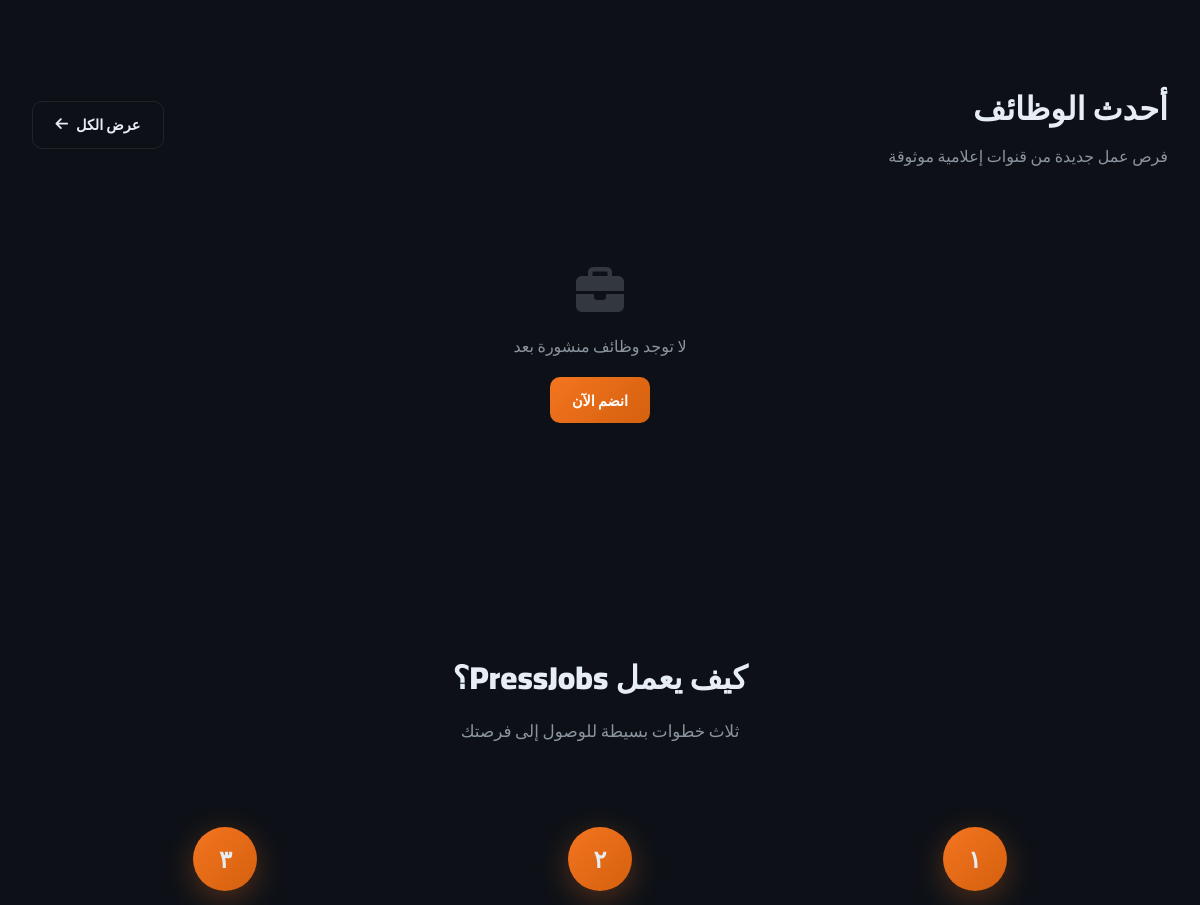
Before: / (middle part) with the older database file.
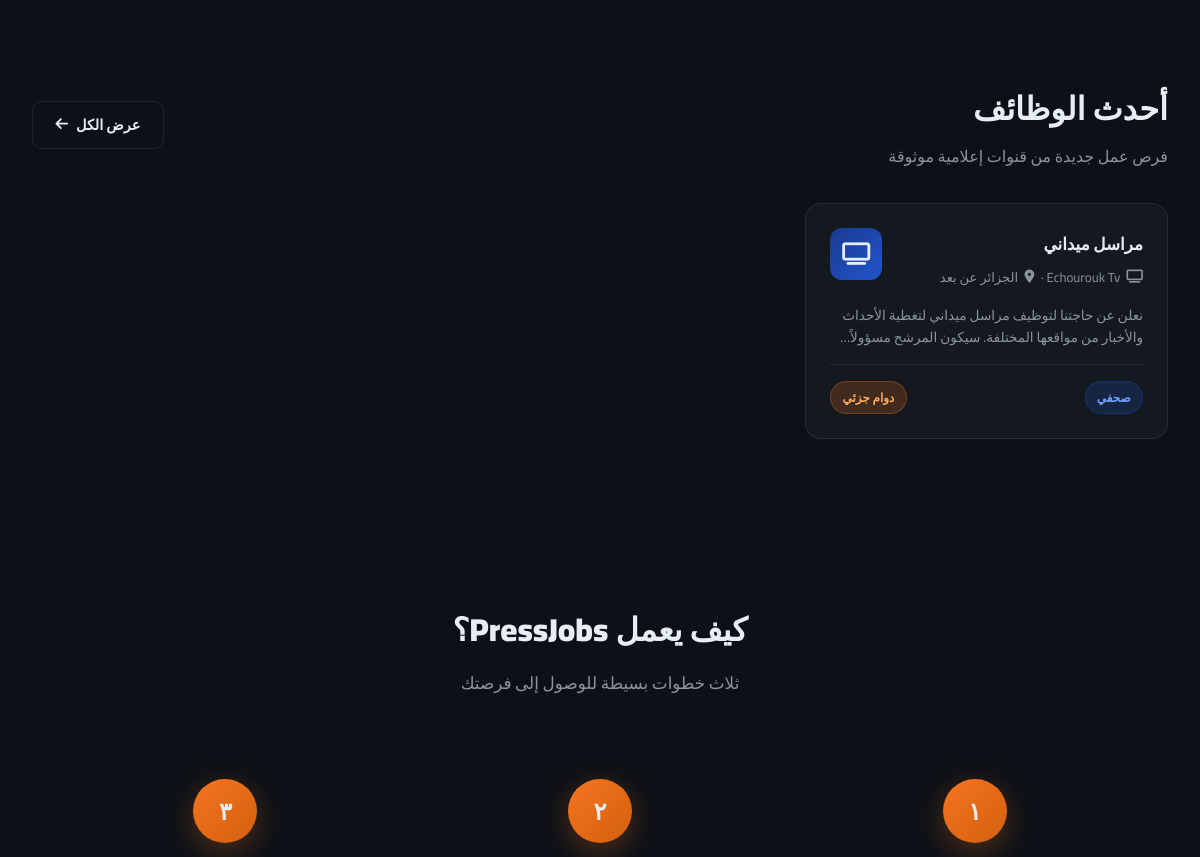
After: the same page with the newer database file.
### tables this page shows
CREATE TABLE jobs (
        id INTEGER PRIMARY KEY AUTOINCREMENT,
        channel_id INTEGER NOT NULL,
        title TEXT NOT NULL,
        description TEXT NOT NULL,
        category TEXT NOT NULL,
        location TEXT,
        job_type TEXT,
        salary TEXT,
        requirements TEXT,
        created_at TEXT DEFAULT CURRENT_TIMESTAMP,
        FOREIGN KEY(channel_id) REFERENCES users(id)
    );

### app.py (the view)
@app.route('/')
def index():
    if 'user_id' in session:
        return redirect(url_for('profile', user_id=session['user_id']))
    conn = get_db()
    jobs = conn.execute('''
        SELECT jobs.*, users.name as channel_name, users.location as channel_location
        FROM jobs JOIN users ON jobs.channel_id = users.id
        ORDER BY jobs.created_at DESC LIMIT 6
    ''').fetchall()
    channels = conn.execute("SELECT * FROM users WHERE account_type='channel' LIMIT 4").fetchall()
    journalists = conn.execute("SELECT * FROM users WHERE account_type='journalist' LIMIT 6").fetchall()
    conn.close()
    return render_template('index.html', jobs=jobs, channels=channels, journalists=journalists)

### app.py (called while the page is built)
def get_db():
    conn = sqlite3.connect(DB_PATH)
    conn.row_factory = sqlite3.Row
    return conn

### templates/index.html (shortened to what this page needs)
{% extends 'base.html' %}
{% block content %}
<div class="search-bar-section">
    <section class="section">
    <div style="max-width:1200px;margin:0 auto">
        <div style="display:flex;align-items:center;justify-content:space-between;margin-bottom:2rem;flex-wrap:wrap;gap:1rem">
            <div>
                <h2 class="section-title" style="margin-bottom:0.2rem">أحدث الوظائف</h2>
                <p style="color:var(--text-muted)">فرص عمل جديدة من قنوات إعلامية موثوقة</p>
            </div>
            <a href="/jobs" class="btn btn-outline">عرض الكل <i class="fas fa-arrow-left"></i></a>
        </div>
        {% if jobs %}
        <div class="grid-3">
        {% for job in jobs %}
        <a href="/job/{{ job.id }}" class="card job-card">
            <div class="job-card-header">
                <div>
                    <h3>{{ job.title }}</h3>
                    <div class="job-meta">
                        <i class="fas fa-tv"></i> {{ job.channel_name }}
                        {% if job.location %} · <i class="fas fa-map-marker-alt"></i> {{ job.location }}{% endif %}
                    </div>
                </div>
                <div class="channel-icon"><i class="fas fa-tv"></i></div>
            </div>
            <p class="job-excerpt">{{ job.description }}</p>
            <div class="job-footer">
                <span class="badge badge-blue">{{ {'journalist':'صحفي','photographer':'مصور','content':'صانع محتوى','editor':'مونتير','presenter':'مذيع','reporter':'مراسل'}.get(job.category, job.category) }}</span>
                {% if job.job_type %}<span class="badge badge-orange">{{ job.job_type }}</span>{% endif %}
            </div>
        </a>
        {% endfor %}
        </div>
        {% else %}
        <div style="text-align:center;padding:4rem;color:var(--text-muted)">
            <i class="fas fa-briefcase" style="font-size:3rem;margin-bottom:1rem;opacity:0.3"></i>
            <p>لا توجد وظائف منشورة بعد</p>
            <a href="/register" class="btn btn-primary" style="margin-top:1rem">انضم الآن</a>
        </div>
        {% endif %}
    </div>
</section>
</div>
<section class="section">
    <div style="max-width:1100px;margin:0 auto;text-align:center">
        <h2 class="section-title">كيف يعمل PressJobs؟</h2>
        <p class="section-sub">ثلاث خطوات بسيطة للوصول إلى فرصتك</p>
        <div class="grid-3">
            <div class="step">
                <div class="step-num">١</div>
            </div>
            <div class="step">
                <div class="step-num">٢</div>
            </div>
            <div class="step">
                <div class="step-num">٣</div>
            </div>
        </div>
    </div>
</section>
{% endblock %}

Changed rows visible on the page:
added jobs: title "مراسل ميداني", location "الجزائر عن بعد", description "نعلن عن حاجتنا لتوظيف مراسل ميداني لتغطية الأحداث والأخبار من مواقعها المختلفة. سيكون المرشح…", category "صحفي", job_type "دوام جزئي"
Other visible differences:
text no longer shown: "لا توجد وظائف منشورة بعد انضم الآن"
